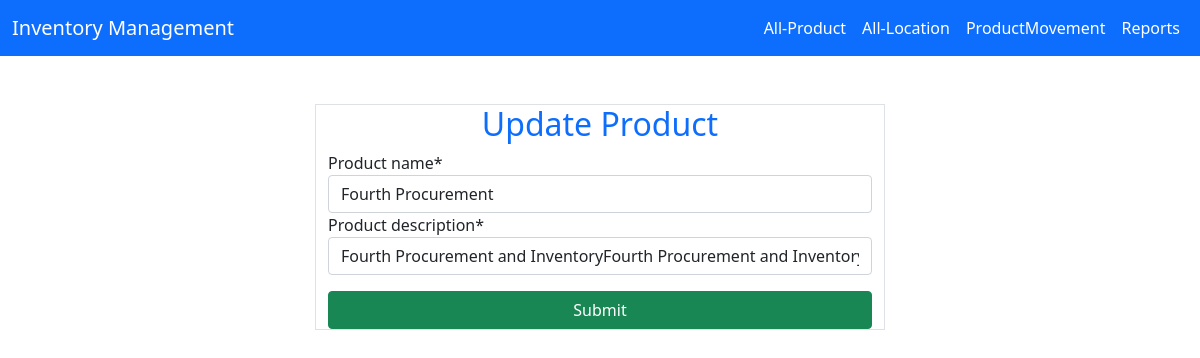
/update-product/2, run on an earlier commit of the app's database.
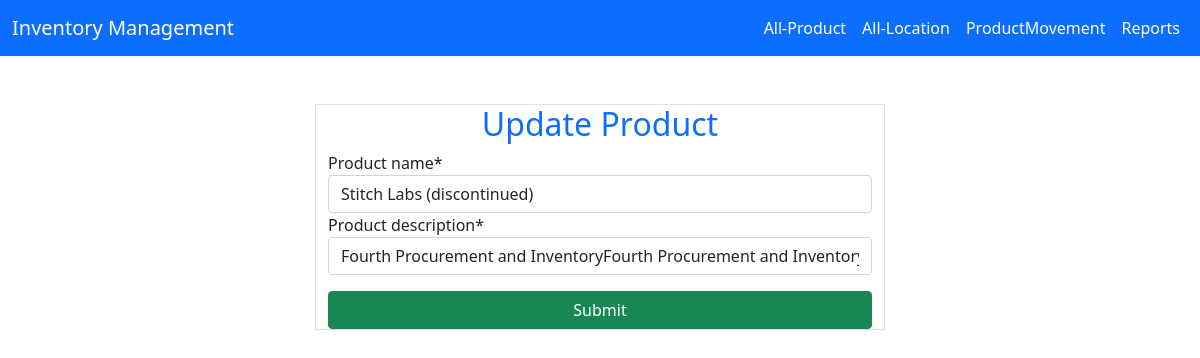
And on a later commit of the database.
### app/models.py (models this page shows, shortened)
class Product(models.Model):
    product_name = models.CharField(max_length=200)
    product_description = models.CharField(max_length=400)

### app/views.py (the view, shortened to what this page needs)
# urls.py: path('update-product/<int:pk>',UpdateProduct.as_view(),name='update-product'),
class UpdateProduct(UpdateView):
    model = Product
    form_class = ProductAddForm
    template_name = 'update-product.html'

### app/forms.py
class ProductAddForm(forms.ModelForm):
    class Meta:
        model = Product
        fields = '__all__'

### templates/update-product.html (shortened to what this page needs)
{% extends 'base.html' %}
{% load crispy_forms_tags %}
{% block content %}
    <div class="container">
        <div class="row">
            <div class="col-6 mx-auto border mt-5">
                <h2 class="text-center text-primary">Update Product</h2>
                <form action="" method="post">
                    {{ form|crispy }}
                    <div class="d-grid mt-3">
                        <input type="submit" class="btn btn-success">
                    </div>
                </form>
            </div>
        </div>
    </div>
{% endblock %}

What changed in the data, as far as the page shows it:
changed Product: product_name "Fourth Procurement" → "Stitch Labs (discontinued)"
